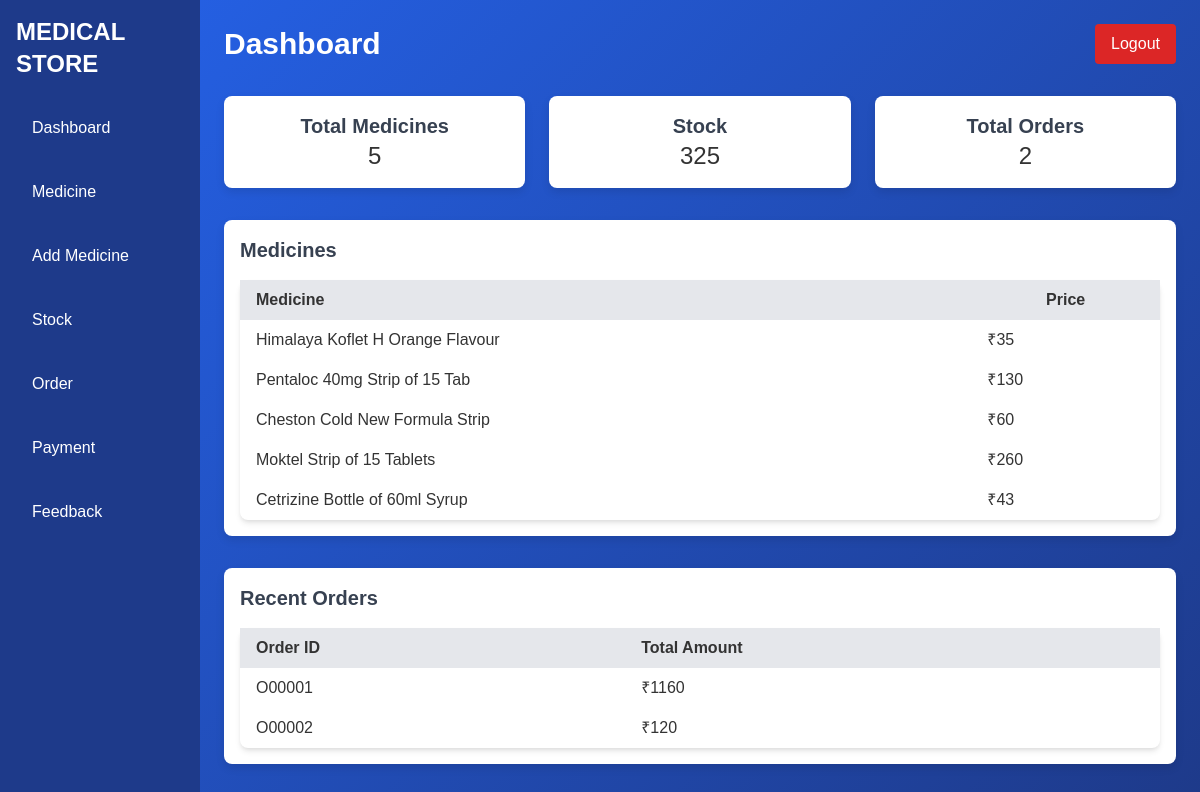
The app's page /admin.php, older data.
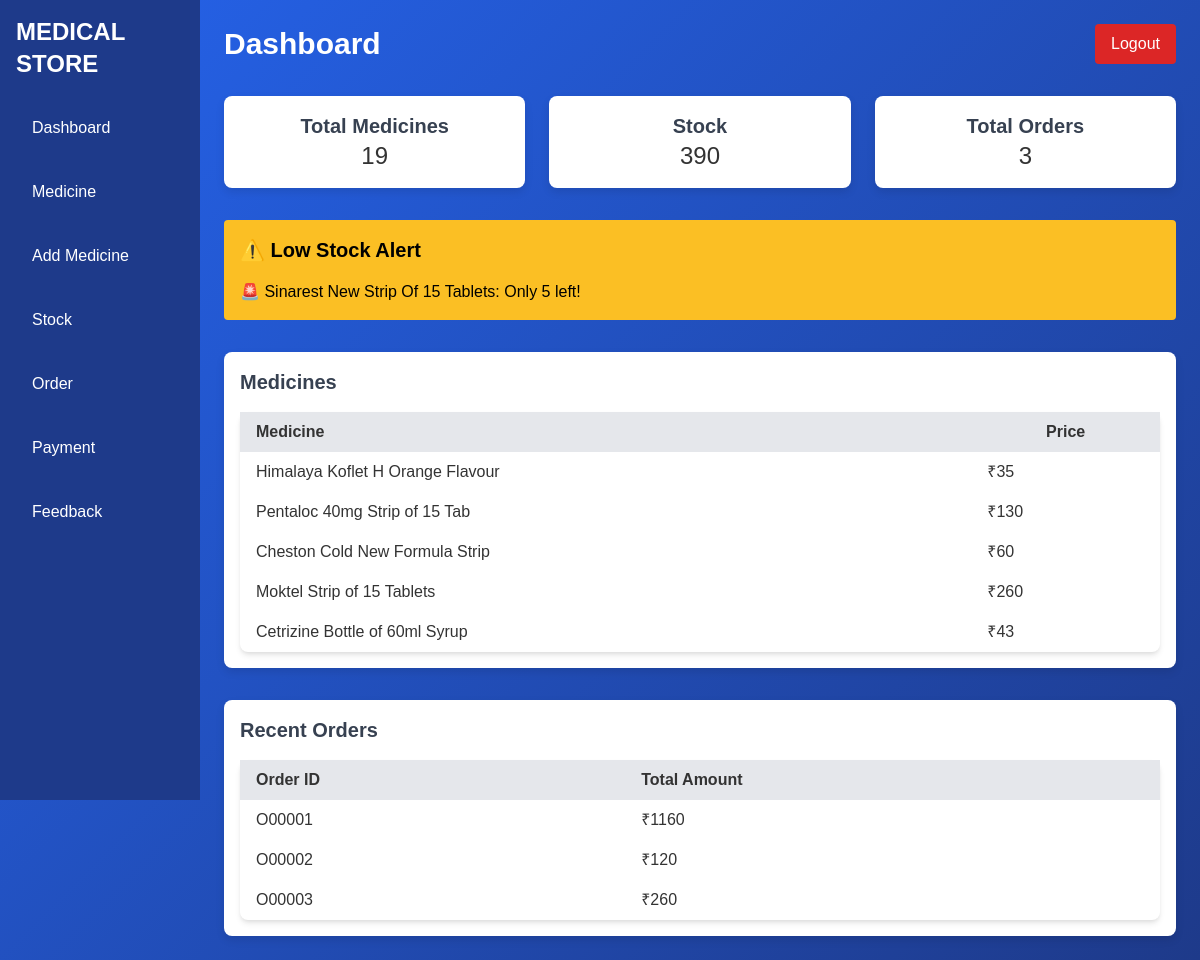
The same page, newer data.
### tables this page shows
CREATE TABLE `medicine` (
  `med_id` varchar(20) NOT NULL,
  `name` varchar(100) NOT NULL,
  `description` varchar(100) DEFAULT NULL,
  `type` enum('Tablet','Cream','Syrup') NOT NULL,
  `price` int(11) NOT NULL,
  `mfg_date` date NOT NULL,
  `exp_date` date NOT NULL,
  `med_image` varchar(255) NOT NULL
);

CREATE TABLE `orders` (
  `order_id` varchar(20) NOT NULL,
  `total_amount` int(11) NOT NULL,
  `no_of_items` int(11) NOT NULL,
  `date_time` datetime NOT NULL DEFAULT current_timestamp(),
  `c_id` varchar(20) NOT NULL,
  `order_status` enum('Pending','Completed') NOT NULL DEFAULT 'Pending'
);

CREATE TABLE `stock` (
  `stk_id` varchar(20) NOT NULL,
  `med_id` varchar(20) NOT NULL,
  `quantity` int(11) NOT NULL
);

### admin.php (the view, shortened to what this page needs)
<?php
include 'connection.php';
$low_stock_threshold = 5;
$low_stock_query = $conn->prepare("
    SELECT medicine.name, stock.quantity
    FROM stock
    JOIN medicine ON stock.med_id = medicine.med_id
    WHERE stock.quantity <= ?
");
$low_stock_query->bind_param("i", $low_stock_threshold);
$low_stock_query->execute();
$low_stock_result = $low_stock_query->get_result();
$low_stock_items = [];
while ($row = $low_stock_result->fetch_assoc()) {
    $low_stock_items[] = $row;
}
$stmt = $conn->prepare("SELECT COUNT(*) as total FROM medicine");
$stmt->execute();
$stmt->bind_result($totalMedicines);
$stmt = $conn->prepare("SELECT SUM(quantity) as stock FROM stock");
$stmt->execute();
$stmt->bind_result($totalStock);
$stmt = $conn->prepare("SELECT COUNT(*) as totalOrders FROM orders");
$stmt->execute();
$stmt->bind_result($totalOrders);
$medicines = $conn->query("SELECT * FROM medicine LIMIT 5");
$orders = $conn->query("SELECT order_id, total_amount, no_of_items FROM orders LIMIT 5");
?>
<!DOCTYPE html>
<html lang="en">
<head>
    <link href="https://cdn.jsdelivr.net/npm/tailwindcss@2.2.19/dist/tailwind.min.css" rel="stylesheet">
</head>
<body>
<div class="flex">
    <div class="w-1/6 custom-sidebar text-white h-screen p-4">
        <h1 class="text-2xl font-bold mb-6">MEDICAL STORE</h1>
        <ul>
            <li class="mt-4"><a href="admin.php">Dashboard</a></li>
            <li class="mt-4"><a href="medicine.php">Medicine</a></li>
            <li class="mt-4"><a href="add_medicine.php">Add Medicine</a></li>
            <li class="mt-4"><a href="stock.php">Stock</a></li>
            <li class="mt-4"><a href="view_order.php">Order</a></li>
            <li class="mt-4"><a href="view_payment.php">Payment</a></li>
            <li class="mt-4"><a href="view_feedback.php">Feedback</a></li>
        </ul>
    </div>
    <div class="w-5/6 p-6">
        <div class="flex justify-between items-center">
            <h2 class="text-3xl font-bold">Dashboard</h2>
            <a href="logout1.php" class="bg-red-600 text-white py-2 px-4 rounded">Logout</a>
        </div>
        <div class="grid grid-cols-3 gap-6 mt-8">
            <div class="custom-card p-4 text-center">
                <h3 class="text-xl font-bold text-gray-700">Total Medicines</h3>
                <p class="text-2xl"><?= htmlspecialchars($totalMedicines) ?></p>
            </div>
            <div class="custom-card p-4 text-center">
                <h3 class="text-xl font-bold text-gray-700">Stock</h3>
                <p class="text-2xl"><?= htmlspecialchars($totalStock) ?></p>
            </div>
            <div class="custom-card p-4 text-center">
                <h3 class="text-xl font-bold text-gray-700">Total Orders</h3>
                <p class="text-2xl"><?= htmlspecialchars($totalOrders) ?></p>
            </div>
        </div>
        <?php if (count($low_stock_items) > 0): ?>
        <div class="bg-yellow-400 text-black p-4 mt-8 rounded">
            <h3 class="text-xl font-bold mb-4">⚠️ Low Stock Alert</h3>
            <ul>
                <?php foreach ($low_stock_items as $item): ?>
                    <li>🚨 <?= htmlspecialchars($item['name']) ?>: Only <?= htmlspecialchars($item['quantity']) ?> left!</li>
                <?php endforeach; ?>
            </ul>
        </div>
        <?php endif; ?>
        <div class="mt-8 custom-card p-4">
            <h3 class="text-xl font-bold mb-4 text-gray-700">Medicines</h3>
            <table class="min-w-full bg-white rounded-lg shadow-md">
                <thead>
                    <tr class="bg-gray-200">
                        <th class="py-2 px-4" align="left">Medicine</th>
                        <th class="py-2 px-4">Price</th>
                    </tr>
                </thead>
                <tbody>
                    <?php while ($row = $medicines->fetch_assoc()): ?>
                    <tr>
                        <td class="py-2 px-4"><?= htmlspecialchars($row['name']) ?></td>
                        <td class="py-2 px-4">₹<?= htmlspecialchars($row['price']) ?></td>
                    </tr>
                    <?php endwhile; ?>
                </tbody>
            </table>
        </div>
        <div class="mt-8 custom-card p-4">
            <h3 class="text-xl font-bold mb-4 text-gray-700">Recent Orders</h3>
            <table class="min-w-full bg-white rounded-lg shadow-md">
                <thead>
                    <tr class="bg-gray-200">
                        <th class="py-2 px-4" align="left">Order ID</th>
                        <th class="py-2 px-4" align="left">Total Amount</th>
                    </tr>
                </thead>
                <tbody>
                    <?php while ($row = $orders->fetch_assoc()): ?>
                    <tr>
                        <td class="py-2 px-4"><?= htmlspecialchars($row['order_id']) ?></td>
                        <td class="py-2 px-4">₹<?= htmlspecialchars($row['total_amount']) ?></td>
                    </tr>
                    <?php endwhile; ?>
                </tbody>
            </table>
        </div>
    </div>
</div>
</body>
</html>

Row changes from the older to the newer data that the page shows:
added stock: med.name "Sinarest New Strip Of 15 Tablets", quantity "5"
added orders: order_id "O00003", total_amount "260"
Text that changed along with them:
$totalMedicines: "5" → "19"
$totalStock: "325" → "390"
$totalOrders: "2" → "3"
text now shown: "⚠️ Low Stock Alert"
